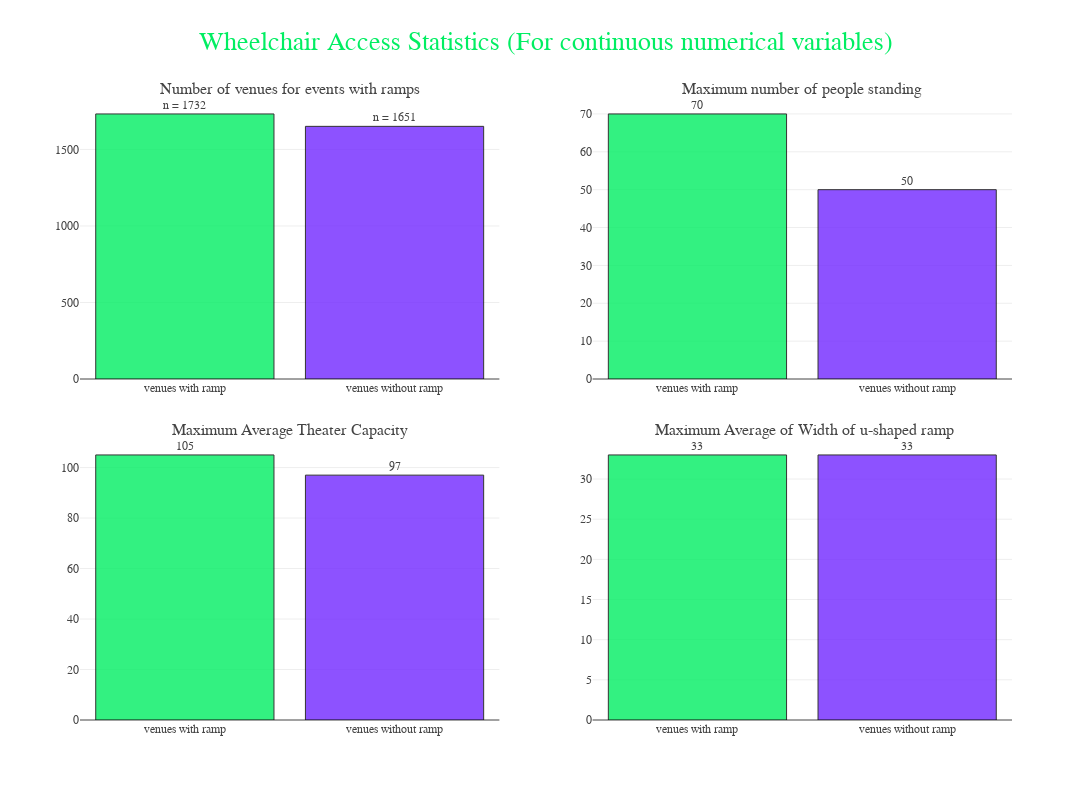

Here is the notebook cell this chart was saved with:
### Markdown cell above
<a class="anchor" id="3"></a>

# <div style="color:white;display:fill;border-radius:5px;background-color:#01EE62;letter-spacing:0.5px;overflow:hidden"><p style="padding:20px;color:#03162D;overflow:hidden;margin:0;font-size:110%"><b>3 |</b>  Exploratory Data Analysis</p></div>

### Code cell
# Datasets for ploting

# Analysis for continuous numerical variables

# Plot 1 Number of venues with wheelchair access
plot_df=df_v1.copy()
p1=plot_df['Wheelchair accessible'].value_counts()
p1=p1.rename('count').reset_index().sort_values('count', ascending=False)
x1=p1['index'].apply(lambda x: 'venues with ramp' if x==1 else 'venues without ramp')

# Plot 2 Median number of people standing
p2=plot_df.groupby('Wheelchair accessible')['max_standing'].median().round(0).astype(int)
p2=p2.rename('max_standing').reset_index().sort_values('max_standing', ascending=False)

# Plot 3 Average theater size
p3=plot_df.groupby('Wheelchair accessible')['Theatre_max'].mean().round(0).astype(int)
p3=p3.rename('Theatre_max').reset_index().sort_values('Theatre_max', ascending=False)

# Plot 3 Average theater size
p4=plot_df.groupby('Wheelchair accessible')['U-Shaped_max'].mean().round(0).astype(int)
p4=p4.rename('U-Shaped_max').reset_index().sort_values('U-Shaped_max', ascending=False)

# Ploting -------------------------------------------------------------------------

temp = dict(layout=go.Layout(font=dict(family="Franklin Gothic", size=12)))
fig = make_subplots(rows=2, cols=2,
                    vertical_spacing=0.1,
                    subplot_titles=("Number of venues for events with ramps", "Maximum number of people standing", 
                                    "Maximum Average Theater Capacity"," Maximum Average of Width of u-shaped ramp" ))

# Plot 1
fig.add_trace(go.Bar(x=x1, y=p1['count'], text=p1['count'],texttemplate='n = %{text}', textposition='outside',
                     marker=dict(color=['#01EE62', '#7127FF'], opacity=0.8),
                     hovertemplate='Number of %{x} = %{y}<extra></extra>',
                     showlegend=False),row=1,col=1)

# Plot 2
fig.add_trace(go.Bar(x=x1, y=p2['max_standing'], text=p2['max_standing'], textposition='outside',
                     marker=dict(color=['#01EE62', '#7127FF'], opacity=0.8),
                     hovertemplate='Median number of people standing in %{x} = %{y} People<extra></extra>',
                     showlegend=False),row=1,col=2)

# Plot 3
fig.add_trace(go.Bar(x=x1, y=p3['Theatre_max'], text=p3['Theatre_max'], textposition='outside',
                     marker=dict(color=['#01EE62', '#7127FF'], opacity=0.8),
                     hovertemplate='Average theater size in %{x} = %{y}<extra></extra>',
                     showlegend=False),row=2,col=1)

# Plot 4
fig.add_trace(go.Bar(x=x1, y=p4['U-Shaped_max'], text=p4['U-Shaped_max'], textposition='outside',
                     marker=dict(color=['#01EE62', '#7127FF'], opacity=0.8),
                     hovertemplate='Average of Max U-Shaped arrangement in %{x} = %{y}<extra></extra>',
                     showlegend=False),row=2,col=2)


fig.update_traces(marker=dict(line=dict(width=1, color='#000000')))
fig.update_layout(title="Wheelchair Access Statistics (For continuous numerical variables)", title_font_color='#01EE62', 
                  title_font_size = 26, showlegend=True, template=temp, 
                  legend=dict(orientation="h", yanchor="bottom", y=.4, xanchor="right", x=.97),
                  barmode='group', bargap=.15, height=800, width=1200)

fig.show()

### Figure 1 — Plotly figure (JSON) as saved in the notebook; plotly's stock layout.template omitted (floating-point values rounded to 4 significant figures)
{"data": [{"hovertemplate": "Number of %{x} = %{y}<extra></extra>", "marker": {"color": ["#01EE62", "#7127FF"], "line": {"color": "#000000", "width": 1}, "opacity": 0.8}, "showlegend": false, "text": [1732, 1651], "textposition": "outside", "texttemplate": "n = %{text}", "type": "bar", "x": ["venues with ramp", "venues without ramp"], "xaxis": "x", "y": [1732, 1651], "yaxis": "y"}, {"hovertemplate": "Median number of people standing in %{x} = %{y} People<extra></extra>", "marker": {"color": ["#01EE62", "#7127FF"], "line": {"color": "#000000", "width": 1}, "opacity": 0.8}, "showlegend": false, "text": [70, 50], "textposition": "outside", "type": "bar", "x": ["venues with ramp", "venues without ramp"], "xaxis": "x2", "y": [70, 50], "yaxis": "y2"}, {"hovertemplate": "Average theater size in %{x} = %{y}<extra></extra>", "marker": {"color": ["#01EE62", "#7127FF"], "line": {"color": "#000000", "width": 1}, "opacity": 0.8}, "showlegend": false, "text": [105, 97], "textposition": "outside", "type": "bar", "x": ["venues with ramp", "venues without ramp"], "xaxis": "x3", "y": [105, 97], "yaxis": "y3"}, {"hovertemplate": "Average of Max U-Shaped arrangement in %{x} = %{y}<extra></extra>", "marker": {"color": ["#01EE62", "#7127FF"], "line": {"color": "#000000", "width": 1}, "opacity": 0.8}, "showlegend": false, "text": [33, 33], "textposition": "outside", "type": "bar", "x": ["venues with ramp", "venues without ramp"], "xaxis": "x4", "y": [33, 33], "yaxis": "y4"}], "layout": {"annotations": [{"font": {"size": 16}, "showarrow": false, "text": "Number of venues for events with ramps", "x": 0.225, "xanchor": "center", "xref": "paper", "y": 1, "yanchor": "bottom", "yref": "paper"}, {"font": {"size": 16}, "showarrow": false, "text": "Maximum number of people standing", "x": 0.775, "xanchor": "center", "xref": "paper", "y": 1, "yanchor": "bottom", "yref": "paper"}, {"font": {"size": 16}, "showarrow": false, "text": "Maximum Average Theater Capacity", "x": 0.225, "xanchor": "center", "xref": "paper", "y": 0.45, "yanchor": "bottom", "yref": "paper"}, {"font": {"size": 16}, "showarrow": false, "text": " Maximum Average of Width of u-shaped ramp", "x": 0.775, "xanchor": "center", "xref": "paper", "y": 0.45, "yanchor": "bottom", "yref": "paper"}], "bargap": 0.15, "barmode": "group", "height": 800, "legend": {"orientation": "h", "x": 0.97, "xanchor": "right", "y": 0.4, "yanchor": "bottom"}, "showlegend": true, "title": {"font": {"color": "#01EE62", "size": 26}, "text": "Wheelchair Access Statistics (For continuous numerical variables)"}, "width": 1200, "xaxis": {"anchor": "y", "domain": [0, 0.45]}, "xaxis2": {"anchor": "y2", "domain": [0.55, 1]}, "xaxis3": {"anchor": "y3", "domain": [0, 0.45]}, "xaxis4": {"anchor": "y4", "domain": [0.55, 1]}, "yaxis": {"anchor": "x", "domain": [0.55, 1]}, "yaxis2": {"anchor": "x2", "domain": [0.55, 1]}, "yaxis3": {"anchor": "x3", "domain": [0, 0.45]}, "yaxis4": {"anchor": "x4", "domain": [0, 0.45]}}}
